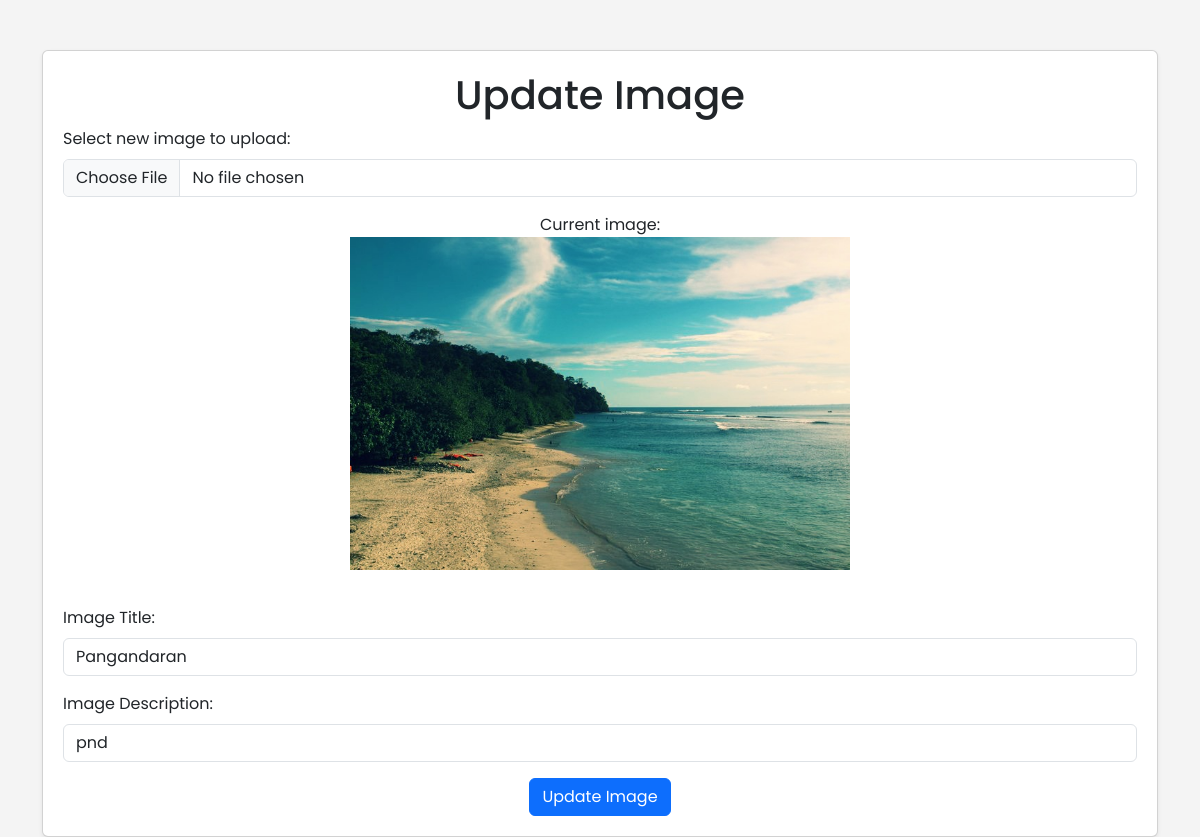
Screenshot of /admin/update_images.php?id=63&title=Pangandaran&image_path=../uploads/Pantai+Pangandaran+-+Indonesia.jpeg (signed in) with the database file from the repository.
### tables this page shows
CREATE TABLE `images` (
  `id_images` int NOT NULL,
  `image_path` varchar(255) NOT NULL,
  `title` varchar(255) NOT NULL,
  `description` text,
  `uploaded_at` timestamp NULL DEFAULT CURRENT_TIMESTAMP,
  `id_role` int DEFAULT NULL
);

### admin/update_images.php (the view, shortened to what this page needs)
<?php
$imagePath = "";
$description = "";
if ($_SERVER["REQUEST_METHOD"] == "POST") {
    $id_images = $_POST["id_images"];
    $title = $_POST["title"];
    $description = $_POST["description"];
    $file = $_FILES["fileToUpload"];
    $conn = koneksi();
    $stmt = $conn->prepare("SELECT image_path FROM images WHERE id_images = ?");
    $stmt->bind_param("i", $id_images);
    $stmt->execute();
    $stmt->bind_result($imagePath);
    $stmt->fetch();
    $stmt->close();
    $message = updateImage($id_images, $title, $description, $file, $conn, $imagePath);
    $conn->close();
    if (strpos($message, 'updated') !== false) {
        echo "<script>alert('$message'); window.location.href='image.php';</script>";
    } else {
        echo "<script>alert('$message');</script>";
    }
}else if (isset($_GET["id"])) {
    $id_images = $_GET["id"];
    $conn = koneksi();
    $stmt = $conn->prepare("SELECT image_path, title, description FROM images WHERE id_images = ?");
    $stmt->bind_param("i", $id_images);
    $stmt->execute();
    $stmt->bind_result($imagePath, $title, $description);
}
?>
<!DOCTYPE html>
<html lang="en">
<head>
    <link href="https://cdn.jsdelivr.net/npm/bootstrap@5.3.3/dist/css/bootstrap.min.css" rel="stylesheet">
    <link rel="stylesheet" href="assets/css/image.css">
</head>
<body>
<div class="container">
    <div class="card shadow-sm">
        <h1 class="card-title text-center">Update Image</h1>
        <form action="" method="post" enctype="multipart/form-data">
            <div class="mb-3">
                <label for="fileToUpload" class="form-label">Select new image to upload:</label>
                <input type="file" name="fileToUpload" id="fileToUpload" class="form-control" onchange="previewImage(event)">
            </div>
            <div class="mb-3 text-center">
                Current image:
                <br>
                <img id="imagePreview" class="preview" src="<?= htmlspecialchars($imagePath); ?>" alt="Image preview...">
            </div>
            <div class="mb-3">
                <label for="title" class="form-label">Image Title:</label>
                <input type="text" name="title" id="title" class="form-control" value="<?= htmlspecialchars($title ?? ''); ?>" placeholder="Enter image title">
            </div>
            <div class="mb-3">
                <label for="description" class="form-label">Image Description:</label>
                <input type="text" name="description" id="description" class="form-control" value="<?= htmlspecialchars($description ?? ''); ?>" placeholder="Enter image description">
            </div>
            <div class="text-center">
                <input type="submit" value="Update Image" name="submit" class="btn btn-primary">
            </div>
        </form>
    </div>
</div>
</body>
</html>

### admin/assets/css/image.css (style rules this page uses)
body { font-family: 'Poppins', sans-serif; background-color: #f4f4f4; }
.container { margin-top: 50px; }
.card { padding: 20px; }
.preview { max-width: 500px; max-height: 500px; margin-bottom: 20px; }

### rows the page displays
images: image_path (picture), title "Pangandaran", description "pnd"
